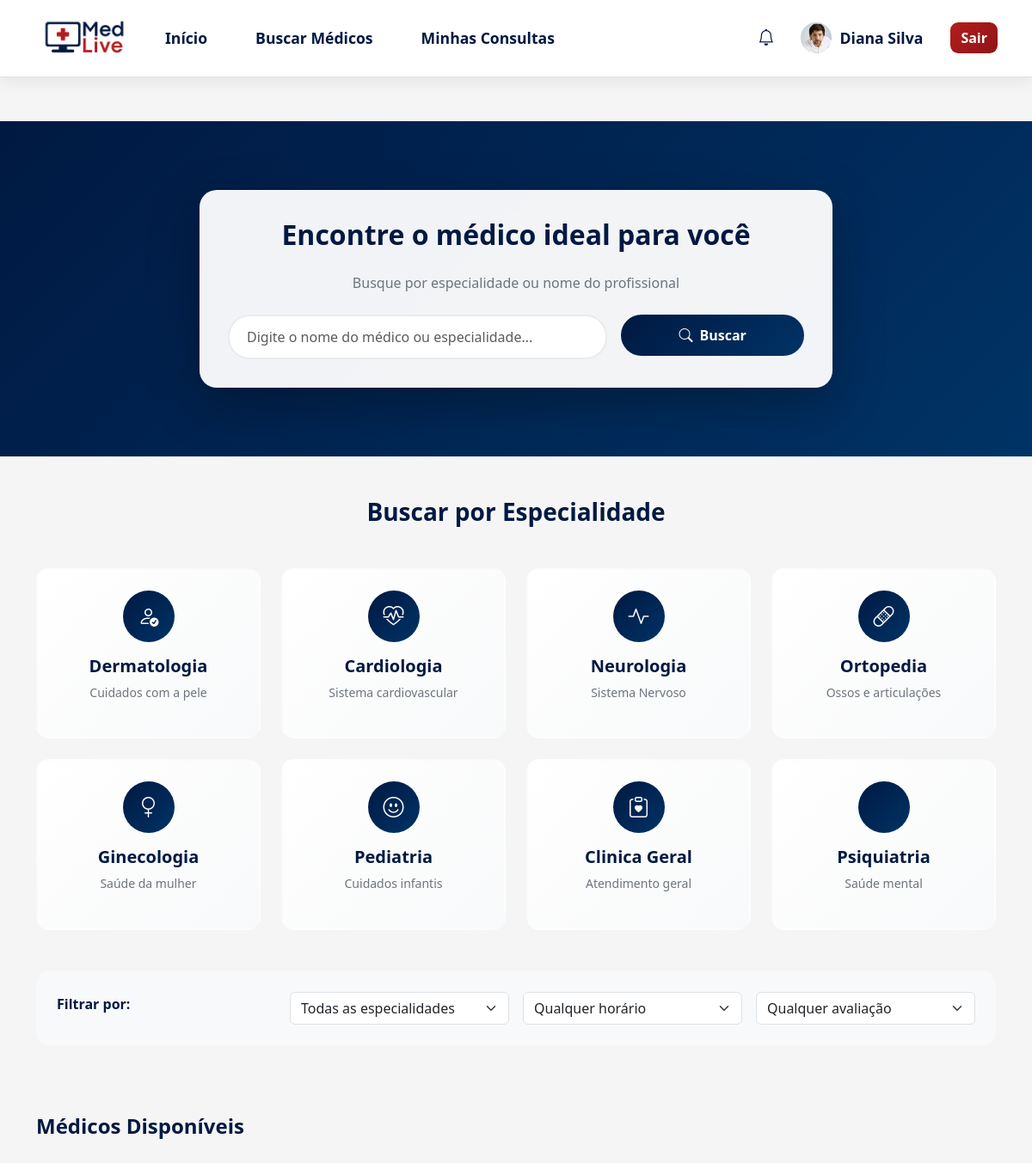
/buscar_medicos (signed in), run on the app's committed database.
### tables this page shows
CREATE TABLE especialidade (
idEspecialidade INTEGER PRIMARY KEY AUTOINCREMENT,
nome TEXT NOT NULL,
descricao TEXT NOT NULL
);

### routes/paciente/paciente_rotas.py (the view)
@router.get("/buscar_medicos")
@requer_autenticacao(["paciente"])
async def get_buscar_medicos(request: Request, usuario_logado: dict = None):
    from data.repo.especialidade_repo import obter_todas_especialidades
    especialidades = obter_todas_especialidades()
    return templates.TemplateResponse("/paciente/buscar_medicos.html", {
        "request": request,
        "usuario": usuario_logado,
        "especialidades": especialidades
    })

### templates/paciente/buscar_medicos.html (shortened to what this page needs)
{% extends "base_paciente.html" %}
{% block extra_css %}
<link rel="stylesheet" href="/static/css/buscar_medicos.css?v=2">
{% endblock %}
{% block conteudo %}
    <br>
    <br>
    <section class="search-section">
        <div class="container">
            <div class="row justify-content-center">
                <div class="col-lg-8">
                    <div class="search-card">
                        <h2 class="text-center mb-4 text-azul fw-bold">Encontre o médico ideal para você</h2>
                        <p class="text-center text-secondary mb-4">Busque por especialidade ou nome do profissional</p>
                        <div class="row g-3">
                            <div class="col-md-8">
                                <input type="text" class="form-control search-input" id="searchInput"
                                       placeholder="Digite o nome do médico ou especialidade...">
                            </div>
                            <div class="col-md-4">
                                <button class="btn btn-search w-100" onclick="searchDoctors()">
                                    <i class="bi bi-search me-2"></i>Buscar
                                </button>
                            </div>
                        </div>
                    </div>
                </div>
            </div>
        </div>
    </section>
    <section class="py-5">
        <div class="container">
            <h3 class="text-center mb-5 text-azul fw-bold">Buscar por Especialidade</h3>
            <div class="row g-4">
                {% if especialidades %}
                    {% for esp in especialidades %}
                    <div class="col-lg-3 col-md-4 col-sm-6">
                        <div class="specialty-card" onclick="filterBySpecialty('{{ esp.nome }}')">
                            <div class="specialty-icon">
                                {% if esp.nome.lower() == 'cardiologia' %}
                                    <i class="bi bi-heart-pulse"></i>
                                {% elif esp.nome.lower() == 'dermatologia' %}
                                    <i class="bi bi-person-check"></i>
                                {% elif esp.nome.lower() == 'ortopedia' %}
                                    <i class="bi bi-bandaid"></i>
                                {% elif esp.nome.lower() == 'pediatria' %}
                                    <i class="bi bi-emoji-smile"></i>
                                {% elif esp.nome.lower() == 'ginecologia' %}
                                    <i class="bi bi-gender-female"></i>
                                {% elif esp.nome.lower() == 'oftalmologia' %}
                                    <i class="bi bi-eye"></i>
                                {% elif esp.nome.lower() == 'psiquiatria' %}
                                    <i class="bi bi-brain"></i>
                                {% elif esp.nome.lower() == 'neurologia' %}
                                    <i class="bi bi-activity"></i>
                                {% elif 'clinica geral' in esp.nome.lower() or 'clínica geral' in esp.nome.lower() %}
                                    <i class="bi bi-clipboard-heart"></i>
                                {% else %}
                                    <i class="bi bi-heart-pulse"></i>
                                {% endif %}
                            </div>
                            <h5 class="text-center fw-bold text-azul">{{ esp.nome }}</h5>
                            <p class="text-center text-secondary small">{{ esp.descricao[:30] }}{% if esp.descricao|length > 30 %}...{% endif %}</p>
                        </div>
                    </div>
                    {% endfor %}
                {% endif %}
            </div>
        </div>
    </section>
    <div class="container">
        <div class="filter-section">
            <div class="row g-3 align-items-center">
                <div class="col-md-3">
                    <label class="form-label fw-bold text-azul">Filtrar por:</label>
                </div>
                <div class="col-md-3">
                    <select class="form-select" id="specialtyFilter">
                        <option value="">Todas as especialidades</option>
                    </select>
                </div>
                <div class="col-md-3">
                    <select class="form-select" id="availabilityFilter">
                        <option value="">Qualquer horário</option>
                    </select>
                </div>
                <div class="col-md-3">
                    <select class="form-select" id="ratingFilter">
                        <option value="">Qualquer avaliação</option>
                    </select>
                </div>
            </div>
        </div>
    </div>
    <section class="py-5">
        <div class="container">
            <div id="doctorsResults">
                <h4 class="mb-4 text-azul fw-bold">Médicos Disponíveis</h4>
            </div>
        </div>
    </section>
{% endblock %}

### static/css/style.css (style rules this page uses)
body { font-family: 'Segoe UI', Tahoma, Geneva, Verdana, sans-serif; margin: 0; padding: 0; background-color: #F5F5F5; line-height: 1.6; }
.text-azul { color: #001942; }
html { scroll-behavior: smooth; }

### static/css/buscar_medicos.css (style rules this page uses)
.search-section { background: linear-gradient(135deg, #001942 0%, #003366 100%); padding: 80px 0; color: white; }
.search-card { background: rgba(255, 255, 255, 0.95); border-radius: 20px; padding: 2rem; box-shadow: 0 20px 60px rgba(0, 0, 0, 0.3); backdrop-filter: blur(10px); border: 1px solid rgba(255, 255, 255, 0.2); }
.specialty-card { background: linear-gradient(135deg, #ffffff 0%, #f8f9fa 100%); border: 2px solid transparent; border-radius: 15px; padding: 1.5rem; transition: all 0.3s ease; cursor: pointer; height: 100%; position: relative; overflow: hidden; }
.specialty-card::before { content: ''; position: absolute; top: 0; left: -100%; width: 100%; height: 100%; background: linear-gradient(90deg, transparent, rgba(179, 29, 29, 0.1), transparent); transition: left 0.5s ease; }
.specialty-icon { width: 60px; height: 60px; background: linear-gradient(135deg, #001942 0%, #003366 100%); border-radius: 50%; display: flex; align-items: center; justify-content: center; margin: 0 auto 1rem; transition: all 0.3s ease; }
.specialty-icon i { font-size: 1.5rem; color: white; }
.filter-section { background: #f8f9fa; border-radius: 15px; padding: 1.5rem; margin-bottom: 2rem; }
.search-input { border: 2px solid #e9ecef; border-radius: 25px; padding: 12px 20px; transition: all 0.3s ease; }
.btn-search { background: linear-gradient(135deg, #001942 0%, #003366 100%); color: white; border: none; border-radius: 25px; padding: 12px 30px; font-weight: 600; transition: all 0.3s ease; }

### data on the page
especialidade: nome "Dermatologia", descricao "Cuidados com a pele"
especialidade: nome "Cardiologia", descricao "Sistema cardiovascular"
especialidade: nome "Neurologia", descricao "Sistema Nervoso"
especialidade: nome "Ortopedia", descricao "Ossos e articulações"
especialidade: nome "Ginecologia", descricao "Saúde da mulher"
especialidade: nome "Pediatria", descricao "Cuidados infantis"
especialidade: nome "Clinica Geral", descricao "Atendimento geral"
especialidade: nome "Psiquiatria", descricao "Saúde mental"

### other printed values
{{ usuario.nome }} "Diana Silva"
